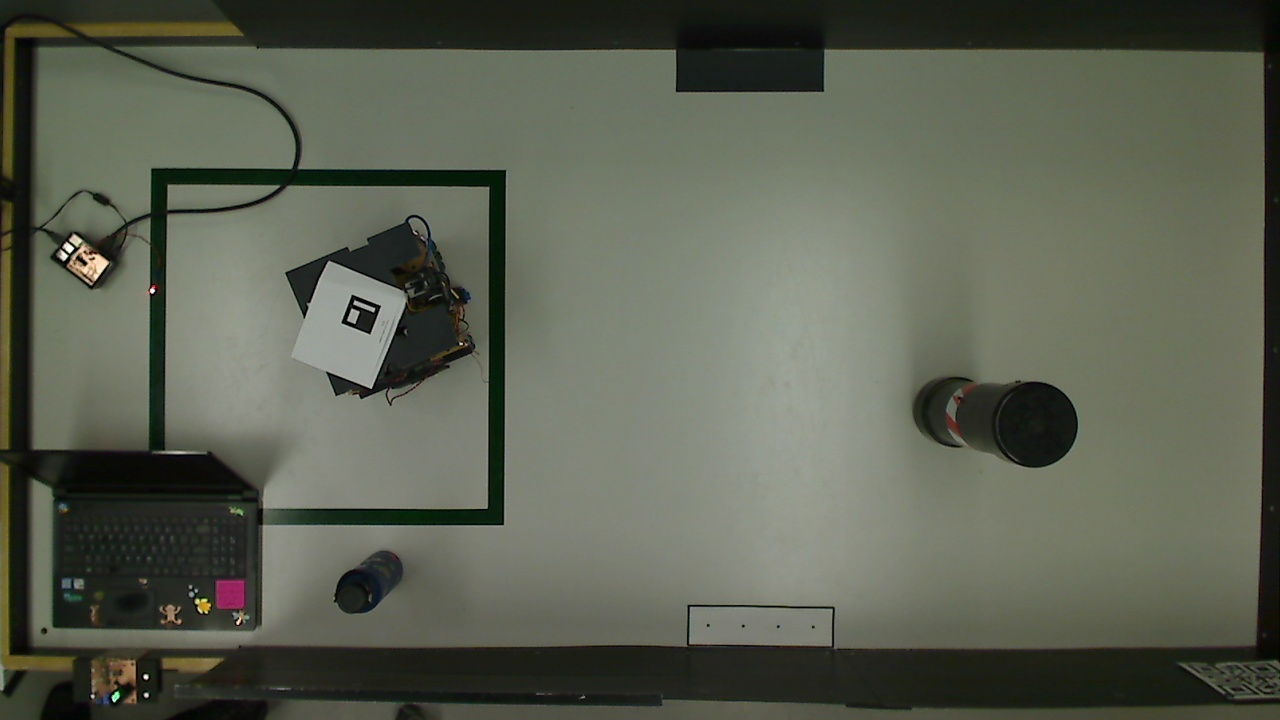
#> input picture scripts/Aruko3.jpg, 1280 x 720 px, given in place of the camera
$ python zone_mondher.py
#> lines starting #> are read from the running program, lines starting #| are printed output that depends on the picture; after the words box and inside, x2 and y2 are one past the last pixel; in counts of white or black regions, pixels touching at a corner belong together
import cv2
import numpy as np

def blur(big_img):
    big_img = cv2.GaussianBlur(big_img, (5, 5), 0)
    big_img = cv2.medianBlur(big_img, ksize=1)

    return big_img
def canny(big_img):
    kernel = cv2.getStructuringElement(cv2.MORPH_RECT, (3, 3))
    cimage = cv2.morphologyEx(big_img, cv2.MORPH_OPEN, kernel=kernel ,iterations=3 )
    cimage = cv2.Canny(cimage,150, 150)
    cimage = cv2.GaussianBlur(cimage, (1, 1), 0)
    cimage = cv2.Canny(cimage, 150, 150)
    #cimage=cv2.erode(cimage,kernel)
    contours, hierarchy= cv2.findContours(cimage, cv2.RETR_LIST, cv2.CHAIN_APPROX_SIMPLE)
    color_img = cv2.cvtColor(cimage, cv2.COLOR_GRAY2BGR)
    contours = sorted(contours, key=cv2.contourArea, reverse=True)[:10]
    i=-1
    for c in contours:
           i+=1
           contour_length = cv2.arcLength(c, True)
           polygon_points = cv2.approxPolyDP(c, 0.02 * contour_length, True)
           area = cv2.contourArea(polygon_points)
           if area >= 4000 and area <= 6200 and len(polygon_points) == 4:
               print(i)
               lol = len(polygon_points)
               lololo=len(c)
               x, y, w, h = cv2.boundingRect(polygon_points)
               cv2.rectangle(color_img, (x, y), (x + w, y + h), (0, 255, 0), 2)
               cv2.putText(color_img, 'zone de depot detecte', (x , y+27), 0, 0.3, (0, 255, 0))

    #color_img = cv2.drawContours(color_img, contours, -1, (0, 255, 0), -1 )
    cv2.imshow("Contour", color_img)
    cv2.waitKey()
# [32 lines left out: function pieces, not called in this run]

0
def DUU(big_img,coord):
    x1,y1,w1,h1= coord[0],coord[1],coord[2],coord[3]
    cv2.line(big_img, (x1, y1), (x1 + w1, y1), (255, 0, 0), 5)
    cv2.line(big_img, (x1, y1), (x1, y1 + h1), (255, 0, 0), 5)
    cv2.line(big_img, (x1, y1 + h1), (x1 + w1, y1 + h1), (255, 0, 0), 5)
    cv2.line(big_img, (x1 + w1, y1 + h1), (x1 + w1, y1 - h1), (255, 0, 0), 5)
    #cv2.imshow("img2", big_img)
    mask = cv2.GaussianBlur(big_img.copy(), (7, 7), 0)
    mask = cv2.GaussianBlur(mask, (7, 7), 0)

    mask = cv2.adaptiveThreshold(cv2.cvtColor(mask, cv2.COLOR_BGR2GRAY), 255,
                                 cv2.ADAPTIVE_THRESH_GAUSSIAN_C, cv2.THRESH_BINARY, 11, 2)
    kernel = cv2.getStructuringElement(cv2.MORPH_RECT, (3, 3))
    mask = cv2.morphologyEx(mask, cv2.MORPH_OPEN, kernel=kernel, iterations=5)
    #mask = cv2.morphologyEx(mask, cv2.MORPH_CLOSE, kernel=kernel, iterations=1)

    contours, hierarchy = cv2.findContours(mask, cv2.RETR_LIST, cv2.CHAIN_APPROX_SIMPLE)
    color_img = cv2.cvtColor(mask, cv2.COLOR_GRAY2BGR)
    contours = sorted(contours, key=cv2.contourArea, reverse=True)[:15]
    i=0
    for c in contours:
           i+=1
           contour_length = cv2.arcLength(c, True)
           polygon_points = cv2.approxPolyDP(c, 0.02 * contour_length, True)
           area = cv2.contourArea(polygon_points)
           if area >= 4800 and area <= 5200:
               print(i)
               lol = len(polygon_points)
               lololo=len(c)
               x, y, w, h = cv2.boundingRect(polygon_points)
               cv2.rectangle(mask, (x, y), (x + w, y + h), (0, 255, 0), 2)
               cv2.putText(mask, 'zone de depot detecte', (x , y), 0, 1.5, (0, 255, 0))
           elif area >= 11500 and area <= 14500:
               x, y, w, h = cv2.boundingRect(polygon_points)
               centerX = (x + w) / 2
               centerY = (y + h) / 2
               cv2.rectangle(color_img, (x, y), (x + w, y + h), (0, 255, 0), 2)
               cv2.putText(color_img, 'zone de piece detecte', (x, y), 0, 0.3, (0, 255, 0))


    contour_length = cv2.arcLength(contours[4], True)
    polygon_points = cv2.approxPolyDP(contours[4], 0.02 * contour_length, True)
    area = cv2.contourArea(polygon_points)
   # '''

    color_img = cv2.drawContours(big_img, contours,0, (0, 255, 0), 2)

    #color_img = cv2.drawContours(mask, contours, -1, (0, 255, 0), 2)
    cv2.imshow("Contour",color_img)
    cv2.waitKey()
    # draw contours onto image
    return 0

def detection(big_img):

    big_img_hsv = cv2.cvtColor(big_img.copy(), cv2.COLOR_BGR2HSV)
    #cv2.imshow("img2", big_img)
    # define green value range
    # magem = cv2.bitwise_not(big_img )
    # black
   # mask = cv2.inRange(big_img_hsv, np.array([0, 0, 0]), np.array([0, 0, 255]))
    mask = cv2.inRange(big_img_hsv, np.array([0, 0, 0]), np.array([180, 255, 110]))
    # white
    lower_white_hsv = np.array([0,0, 212])
    higher_white_hsv = np.array([131, 255, 100])
   # mask = cv2.inRange(big_img_hsv ,lower_white_hsv, higher_white_hsv )
    kernel = cv2.getStructuringElement(cv2.MORPH_RECT, ksize=(3, 3))
    mask = cv2.morphologyEx(mask, cv2.MORPH_OPEN, kernel=kernel)
    mask = cv2.morphologyEx(mask, cv2.MORPH_CLOSE, kernel=kernel, iterations=3)
    contours, hierarchy = cv2.findContours(mask, cv2.RETR_LIST, cv2.CHAIN_APPROX_SIMPLE)
    color_img = cv2.cvtColor(mask, cv2.COLOR_GRAY2BGR)
    contours = sorted(contours, key=cv2.contourArea, reverse=True)[:5]
    x1,y1,w1,h1=0,0,0,0
    for c in contours:
      contour_length = cv2.arcLength(c, True)
      polygon_points = cv2.approxPolyDP(c, 0.02 * contour_length, True)
      area = cv2.contourArea(polygon_points)
      if area > 80000 and area <130000:
         print(len(c))
         x, y, w, h = cv2.boundingRect(polygon_points)
         centerX = (x + w) / 2
         centerY = (y + h) / 2
         cv2.rectangle(color_img, (x, y), (x + w, y + h), (0, 255, 0), 2)
         cv2.putText(color_img, 'zone de depart detecte', (x, y), 0, 0.3, (0, 255, 0))
      elif area >= 600000 and area < 800000:
         x, y, w, h = cv2.boundingRect(polygon_points)
         x1, y1, w1, h1 =x, y, w, h
         centerX = (x + w) / 2
         centerY = (y + h) / 2
         cv2.rectangle(color_img, (x, y), (x + w, y + h), (0, 255, 0), 2)
         cv2.putText(color_img, 'table detecte', (x, y), 0, 0.3, (0, 255, 0))
      elif area > 4000 and area <= 30000:
          ((x, y), radius) = cv2.minEnclosingCircle(c)
          center = (int(x), int(y))
          cv2.circle(color_img, center, int(radius), (0, 255, 255), 2)
    #color_img = cv2.drawContours(color_img, contours, 1, (0, 255, 0), 2)
    cv2.imshow("Contour", color_img)
    cv2.waitKey()
    return mask ,(x1, y1, w1, h1)
# [14 lines of commented-out code are left out]
def detectCircle(crop_img):
    #cv2.imshow("alreade grey ?",crop_img)
    #gray=cv2.cvtColor(crop_img.copy(), cv2.COLOR_BGR2HSV)
    gray = cv2.cvtColor(crop_img.copy(), cv2.COLOR_BGR2GRAY)
    '''kernel = cv2.getStructuringElement(cv2.MORPH_RECT, ksize=(3, 3))
    mask = cv2.morphologyEx(crop_img, cv2.MORPH_OPEN, kernel=kernel)
    mask = cv2.morphologyEx(mask, cv2.MORPH_CLOSE, kernel=kernel, iterations=3)
    '''
    #cv2.imshow("in zone script",gray)
    #circles = cv2.HoughCircles(gray, cv2.HOUGH_GRADIENT, 1, 100, param1=70, param2=20, minRadius=40, maxRadius=60)
    circles = cv2.HoughCircles(gray, cv2.HOUGH_GRADIENT, 1, 100,param1 =70, param2 = 20, minRadius = 20, maxRadius = 35)

    print(circles)
    limit= len(circles)
    circles = np.uint16(np.around(circles))
    print(len(circles))
    j=0
    for i in circles[0, :]:
        print(j)
        #cv2.circle(crop_img, (i[0], i[1]), i[2], (0, 255, 0), 2)
        cv2.circle(crop_img, (i[0], i[1]), 40, (0, 0, 255), 3)
        #cv2.ellipse(crop_img,  (i[0], i[1]), (50, 50), 0, 0, 360, (255, 255, 0), -1);
        print(i[2])

    #cv2.imshow("wut1", crop_img)
    '''aqua = np.array([0, 255, 0], dtype=np.uint8)
    masked_img = cv2.inRange(crop_img, aqua, aqua)
    cv2.imshow("wut", masked_img)
    masked_img = cv2.bitwise_and(crop_img, crop_img, mask=masked_img)
    '''
    circles = cv2.HoughCircles(gray, cv2.HOUGH_GRADIENT, 1, 100, param1=70, param2=20, minRadius=40, maxRadius=60)
    circles = np.uint16(np.around(circles))
    for i in circles[0, :]:
        print(j)
        #cv2.circle(crop_img, (i[0], i[1]), i[2], (0, 255, 0), 2)
        cv2.circle(crop_img, (i[0], i[1]), 40, (0, 255, 255), 3)

    cv2.imshow("CERCLE", crop_img)
    cv2.waitKey()

# [11 lines left out: function _create_obstacles_coord, not called in this run]

def select_region(self, image, points):
        image = image[points[0]:points[1], points[2]:points[3]]
        return image
# [23 lines left out: function detect_circles_by_colour, not called in this run]

if __name__ == "__main__":
    # execute only if run as a script
    capture = cv2.VideoCapture(1)
    capture.set(cv2.CAP_PROP_FRAME_WIDTH, 1200);
    capture.set(cv2.CAP_PROP_FRAME_HEIGHT, 760);
    capture.set(cv2.CAP_PROP_FPS, 15)

    while True:
        ret, frame = capture.read()
#> frame is the input picture: shape (720, 1280, 3); mean B, G, R 82.1, 96.1, 91.7

        big_img = frame
        big_img= blur(big_img)
        cv2.imshow("image original",big_img)
        #detect_circles_by_colour(big_img)

        mask ,coord = detection(big_img)
#> in detection, `mask = cv2.morphologyEx(mask, cv2.MORPH_CLOSE, kernel=kernel, iteratio..`:
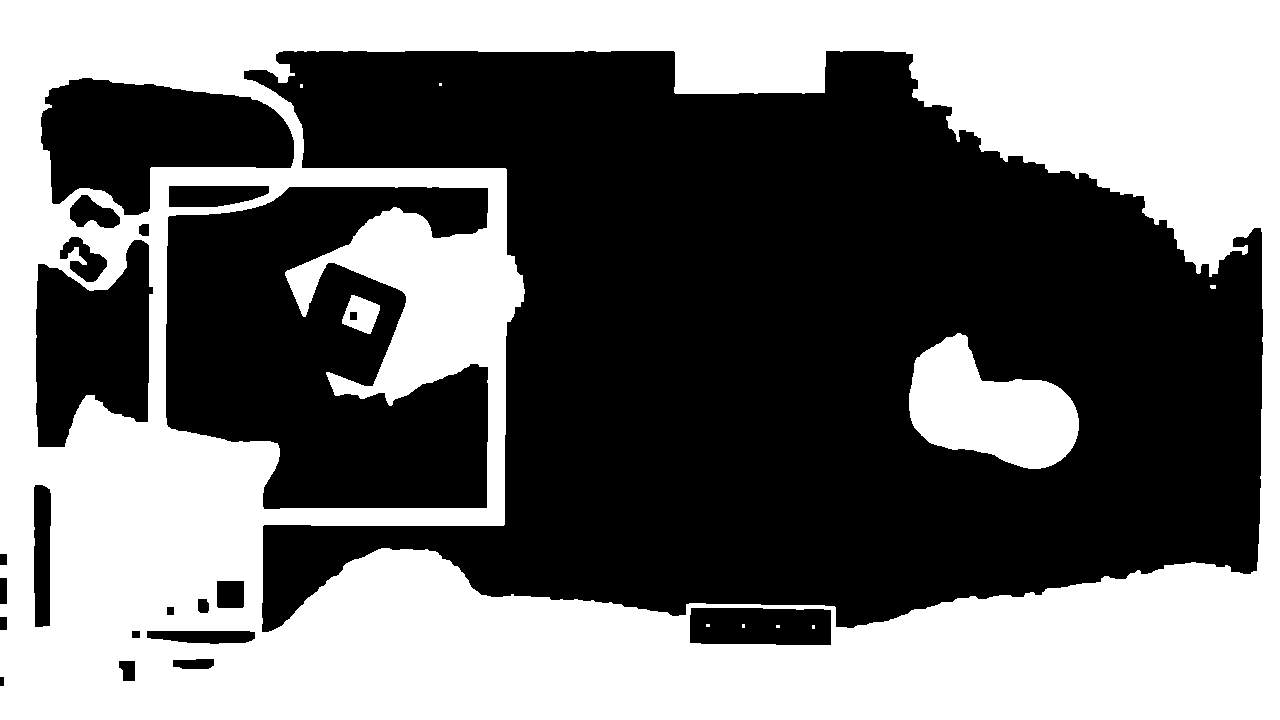
#> mask: shape (720, 1280); 45.1% white; 10 white regions (6 under 20 px)
#> in detection, `contours, hierarchy = cv2.findContours(mask, cv2.RETR_LIST, cv2.CHAIN_..`: contours = 28 contours, 7 with area under 20; largest, box (x1, y1, x2, y2) and area: (0, 0, 1280, 720) 919194, (243, 50, 1264, 633) 396984, (165, 186, 489, 510) 73898, (40, 77, 295, 216) 22440, (35, 239, 154, 448) 17137
#> in detection, `contours = sorted(contours, key=cv2.contourArea, reverse=True)[:5]`: contours = 5 contours; box (x1, y1, x2, y2) and area: (0, 0, 1280, 720) 919194, (243, 50, 1264, 633) 396984, (165, 186, 489, 510) 73898, (40, 77, 295, 216) 22440, (35, 239, 154, 448) 17137
#> the loop in detection, `for c in contours:` made 5 passes
#> (contour_length, area, x, y, radius, center) on passes 4 to 5: (761, 21371.5, 165.6, 141.6, 129.5, (165, 141)), (698, 16008, 90.1, 343.3, 116.1, (90, 343))
#> after the loop in detection, `for c in contours:`:
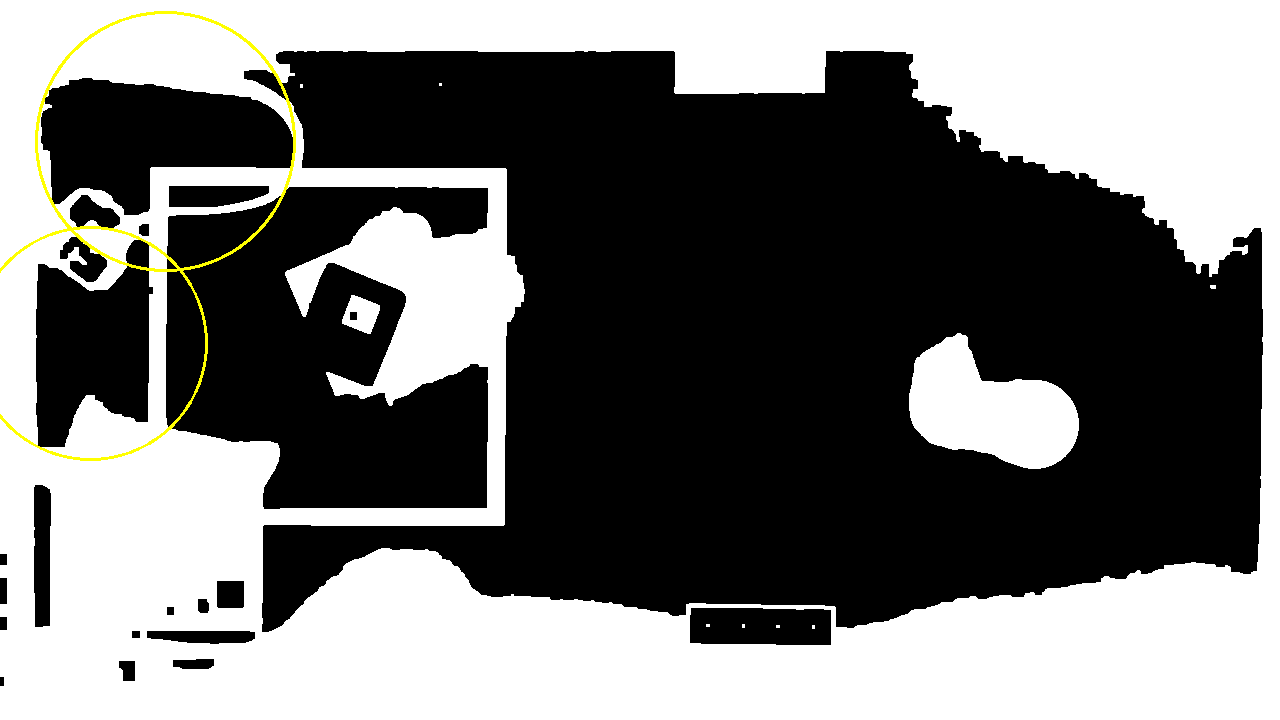
#> color_img: shape (720, 1280, 3); mean B, G, R 114.2, 115.3, 115.3
#> coord = (0, 0, 0, 0)
        x1, y1, w1, h1 = coord[0], coord[1], coord[2], coord[3]
#> x1 = 0; y1 = 0; w1 = 0; h1 = 0
        print(x1,y1,w1,h1)
#| 0 0 0 0
        #crop_img = big_img[y1:y1+ h1, x1:x1+w1]
        detectCircle(big_img)
#> in detectCircle, `circles = cv2.HoughCircles(gray, cv2.HOUGH_GRADIENT, 1, 100,param1 =70..`: circles = [[944.5, 409.5, 32.1], [358.5, 590.5, 22.5], [90.5, 221.5, 30], [406.5, 235.5, 20.5]]
#| [[[944.5 409.5  32.1]
#|   [358.5 590.5  22.5]
#|   [ 90.5 221.5  30. ]
#|   [406.5 235.5  20.5]]]
#> in detectCircle, `limit= len(circles)`: limit = 1
#> in detectCircle, `circles = np.uint16(np.around(circles))`: circles = [[944, 410, 32], [358, 590, 22], [90, 222, 30], [406, 236, 20]]
#| 1
#> the loop in detectCircle, `for i in circles[0, :]:` made 4 passes
#> (printed output is left out)
#> in detectCircle, `circles = cv2.HoughCircles(gray, cv2.HOUGH_GRADIENT, 1, 100, param1=70..`: circles = [[1034.5, 423.5, 43.3], [236.5, 150.5, 58.3], [88.5, 242.5, 41.4]]
#> in detectCircle, `circles = np.uint16(np.around(circles))`: circles = [[1034, 424, 43], [236, 150, 58], [88, 242, 41]]
#> the loop in detectCircle, `for i in circles[0, :]:` made 3 passes
#> (printed output is left out)
        print()
        DUU(big_img,(x1,y1,w1,h1))
#> in DUU, `kernel = cv2.getStructuringElement(cv2.MORPH_RECT, (3, 3))`: kernel = [[1, 1, 1], [1, 1, 1], [1, 1, 1]]
#> in DUU, `contours, hierarchy = cv2.findContours(mask, cv2.RETR_LIST, cv2.CHAIN_..`: contours = 79 contours, 17 with area under 20; largest, box (x1, y1, x2, y2) and area: (29, 45, 1265, 650) 503495, (165, 185, 490, 510) 79082, (0, 0, 1280, 193) 55109, (89, 651, 1206, 720) 48544, (31, 46, 246, 224) 21990
#> in DUU, `contours = sorted(contours, key=cv2.contourArea, reverse=True)[:15]`: contours = 15 contours; largest, box (x1, y1, x2, y2) and area: (29, 45, 1265, 650) 503495, (165, 185, 490, 510) 79082, (0, 0, 1280, 193) 55109, (89, 651, 1206, 720) 48544, (31, 46, 246, 224) 21990
#> the loop in DUU, `for c in contours:` made 15 passes
#> (contour_length, polygon_points, area, lol, lololo, x, y, w) on pass 11: (352.5, [[691, 608], [690, 644], [830, 645], [830, 610]], 4953, 4, 15, 690, 608, 141)
#> (printed output is left out)
#> after the loop in DUU, `for c in contours:`:
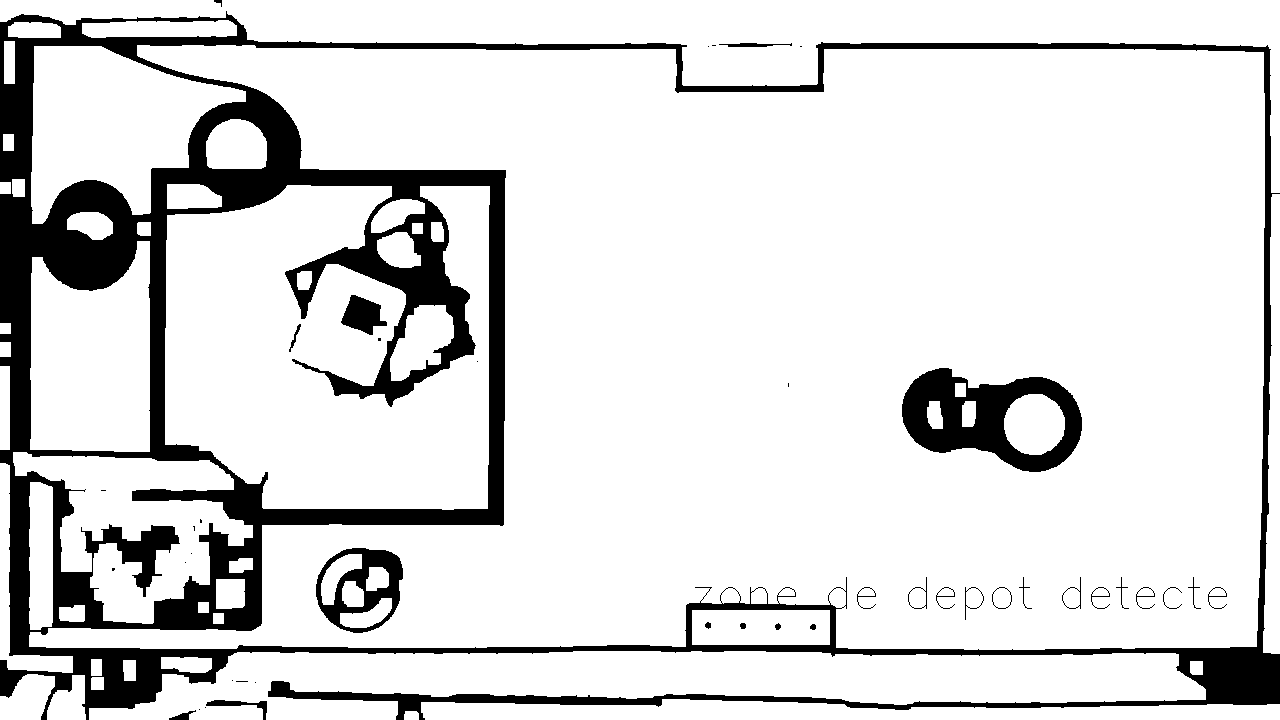
#> mask: shape (720, 1280); 86% white; 43 black regions (17 under 20 px), largest, box (x1, y1, x2, y2) and area: (0, 11, 1280, 720) 113364, (902, 368, 1082, 472) 9389, (316, 548, 403, 633) 3143
#> after the loop in DUU, `for c in contours:`: i = 15
#> in DUU, `contour_length = cv2.arcLength(contours[4], True)`: contour_length = 775.2
#> in DUU, `polygon_points = cv2.approxPolyDP(contours[4], 0.02 * contour_length, ..`: polygon_points = [[32, 223], [84, 179], [149, 213], [150, 169], [188, 167], [199, 117], [245, 91], [34, 46]]
#> in DUU, `area = cv2.contourArea(polygon_points)`: area = 21390.5
        #pieces( cv2.cvtColor(big_img.copy(), cv2.COLOR_BGR2HSV), coord)
        #pieces(big_img, coord)
        canny(big_img)
#> in canny, `kernel = cv2.getStructuringElement(cv2.MORPH_RECT, (3, 3))`: kernel = [[1, 1, 1], [1, 1, 1], [1, 1, 1]]
#> in canny, `contours, hierarchy= cv2.findContours(cimage, cv2.RETR_LIST, cv2.CHAIN..`: contours = 1594 contours, 1380 with area under 20; largest, box (x1, y1, x2, y2) and area: (32, 599, 840, 652) 9348, (648, 46, 1268, 653) 5245, (690, 608, 832, 646) 4911, (97, 42, 288, 108) 1766, (30, 172, 509, 636) 1560
#> in canny, `contours = sorted(contours, key=cv2.contourArea, reverse=True)[:10]`: contours = 10 contours; largest, box (x1, y1, x2, y2) and area: (32, 599, 840, 652) 9348, (648, 46, 1268, 653) 5245, (690, 608, 832, 646) 4911, (97, 42, 288, 108) 1766, (30, 172, 509, 636) 1560
#> the loop in canny, `for c in contours:` made 10 passes
#> (contour_length, polygon_points, area, lol, lololo, x, y, w) on pass 3: (350.1, [[691, 609], [830, 610], [830, 644], [691, 643]], 4726, 4, 20, 691, 609, 140)
#> (printed output is left out)
#> after the loop in canny, `for c in contours:`:
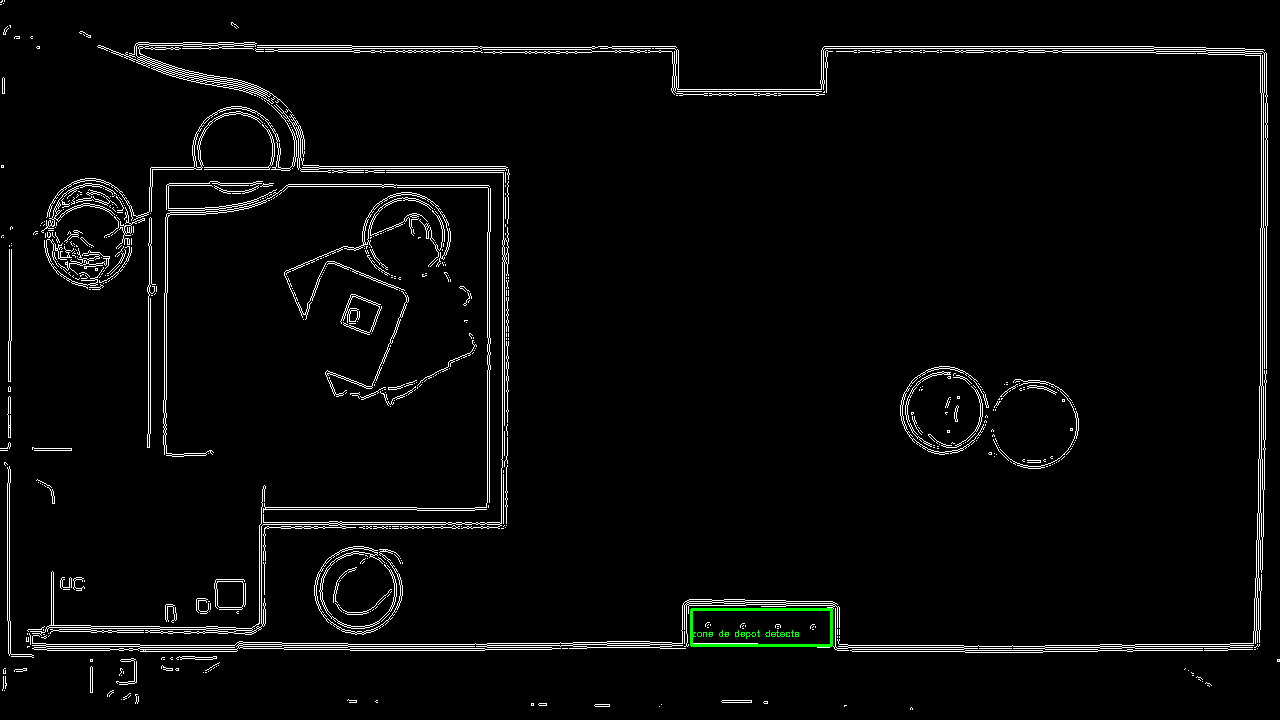
#> color_img: shape (720, 1280, 3); mean B, G, R 8.4, 8.8, 8.4
#> after the loop in canny, `for c in contours:`: i = 9
